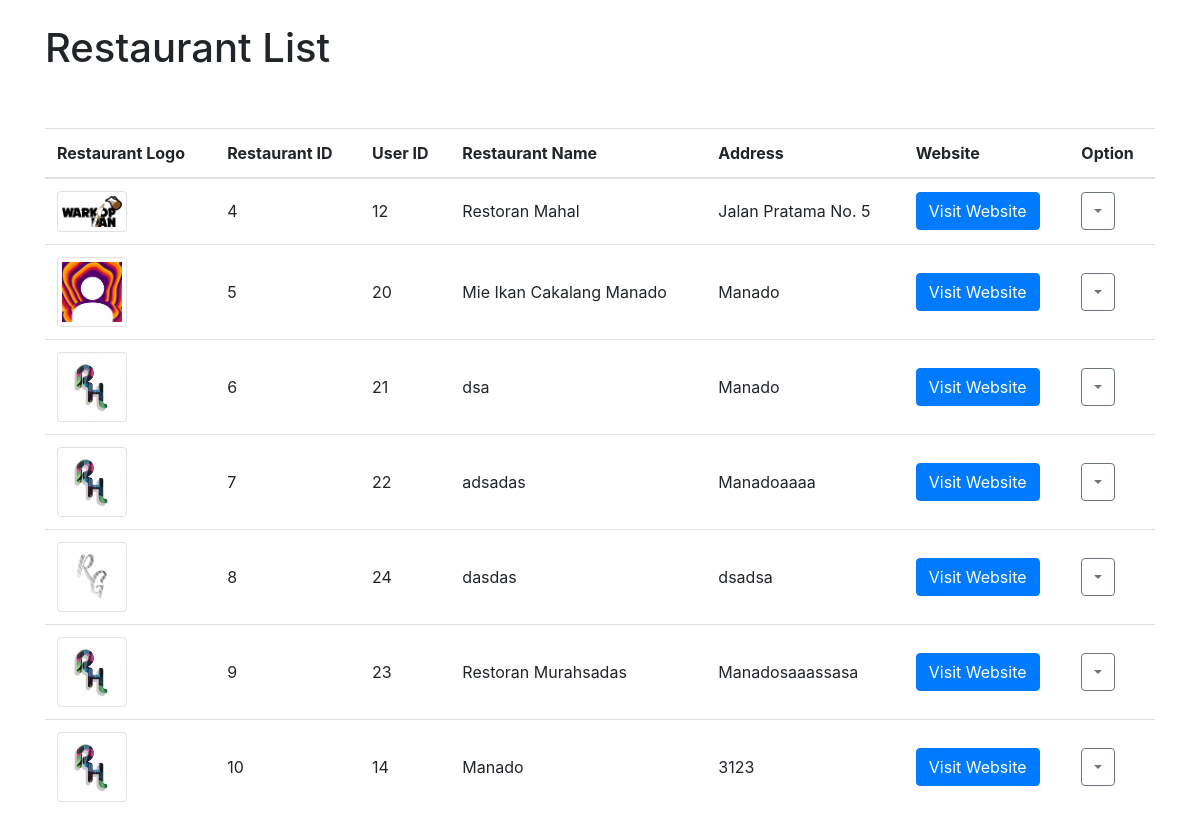
Page /admin/adminRestaurant.php on the committed database.
### tables this page shows
CREATE TABLE `restoran` (
  `res_id` int(20) NOT NULL,
  `res_name` varchar(40) NOT NULL,
  `notelp` int(20) NOT NULL,
  `address` varchar(255) NOT NULL,
  `site_address` varchar(255) NOT NULL,
  `res_logo` varchar(255) NOT NULL,
  `user_id` int(11) DEFAULT NULL
);

### config/config.php (called while the page is built, shortened)
<?php
$host = 'localhost';
$user = 'root';
$password = '';
$dbname = 'manacul';
$conn = mysqli_connect($host, $user, $password, $dbname);
function fetchRestaurantsAdmin() {
    global $conn;
    $query = "SELECT * FROM restoran";
    $result = mysqli_query($conn, $query);
    $restaurants = [];
    while ($row = mysqli_fetch_assoc($result)) {
        $restaurants[] = $row;
    }
    return $restaurants;
}
function fetchLogoRes($res_id)
{
    global $conn;
    $baseUrl = "http://localhost/manacul/";
    $query = "SELECT res_logo FROM restoran WHERE res_id = $res_id";
    $result = mysqli_query($conn, $query);
    if (mysqli_num_rows($result) > 0) {
        $row = mysqli_fetch_assoc($result);
        $logoFilename = $row['res_logo'];
        $absolutePath = $baseUrl . "reslogo/" . $logoFilename;
        return $absolutePath;
    }
    return "";
}

### admin/adminRestaurant.php (the view, shortened to what this page needs)
<?php
require '../config/config.php';
?>
<!DOCTYPE html>
<html lang="en">
<head>
    <link rel="stylesheet" href="https://stackpath.bootstrapcdn.com/bootstrap/4.5.2/css/bootstrap.min.css">
    <link  rel="stylesheet" href="https://cdn.jsdelivr.net/npm/bootstrap-icons/font/bootstrap-icons.css">
</head>
<body>
    <div class="container mt-4">
        <h1>Restaurant List</h1><br><br>
        <table class="table">
            <thead>
                <tr>
                    <th>Restaurant Logo</th>
                    <th>Restaurant ID</th>
                    <th>User ID</th>
                    <th>Restaurant Name</th>
                    <th>Address</th>
                    <th>Website</th>
                    <th>Option</th>
                </tr>
            </thead>
            <tbody>
                <?php
                $restaurants = fetchRestaurantsAdmin();
                foreach ($restaurants as $restaurant) {
                    $logoUrl = fetchLogoRes($restaurant['res_id']);
                    echo '<tr>';
                    echo '<td><img  style="width: 70px;" src="' . $logoUrl . '" class="img-thumbnail" alt="Restaurant Logo"></td>';
                    echo '<td>' . $restaurant['res_id'] . '</td>';
                    echo '<td>' . $restaurant['user_id'] . '</td>';
                    echo '<td>' . $restaurant['res_name'] . '</td>';
                    echo '<td>' . $restaurant['address'] . '</td>';
                    echo '<td><a href="' . $restaurant['site_address'] . '" target="_blank" class="btn btn-primary">Visit Website</a></td>';
                    echo '<td>';
                    echo '<div class="btn-group">';
                    echo '<button type="button" class="btn btn-outline-secondary btn-option dropdown-toggle" data-toggle="dropdown" aria-haspopup="true" aria-expanded="false">';
                    echo '</button>';
                    echo '</div>';
                    echo '</td>';
                    echo '</tr>';
                }
                ?>
            </tbody>
        </table>
    </div>
</body>
</html>

### admin/adminRestaurant.php (style rules this page uses)
.table td, .table th { vertical-align: middle; }

### rows in the picture
restoran: res_id+res_logo (picture), res_id "4", user "12", res_name "Restoran Mahal", address "Jalan Pratama No. 5"
restoran: res_id+res_logo (picture), res_id "5", user "20", res_name "Mie Ikan Cakalang Manado", address "Manado"
restoran: res_id+res_logo (picture), res_id "6", user "21", res_name "dsa", address "Manado"
restoran: res_id+res_logo (picture), res_id "7", user "22", res_name "adsadas", address "Manadoaaaa"
restoran: res_id+res_logo (picture), res_id "8", user "24", res_name "dasdas", address "dsadsa"
restoran: res_id+res_logo (picture), res_id "9", user "23", res_name "Restoran Murahsadas", address "Manadosaaassasa"
restoran: res_id+res_logo (picture), res_id "10", user "14", res_name "Manado", address "3123"
